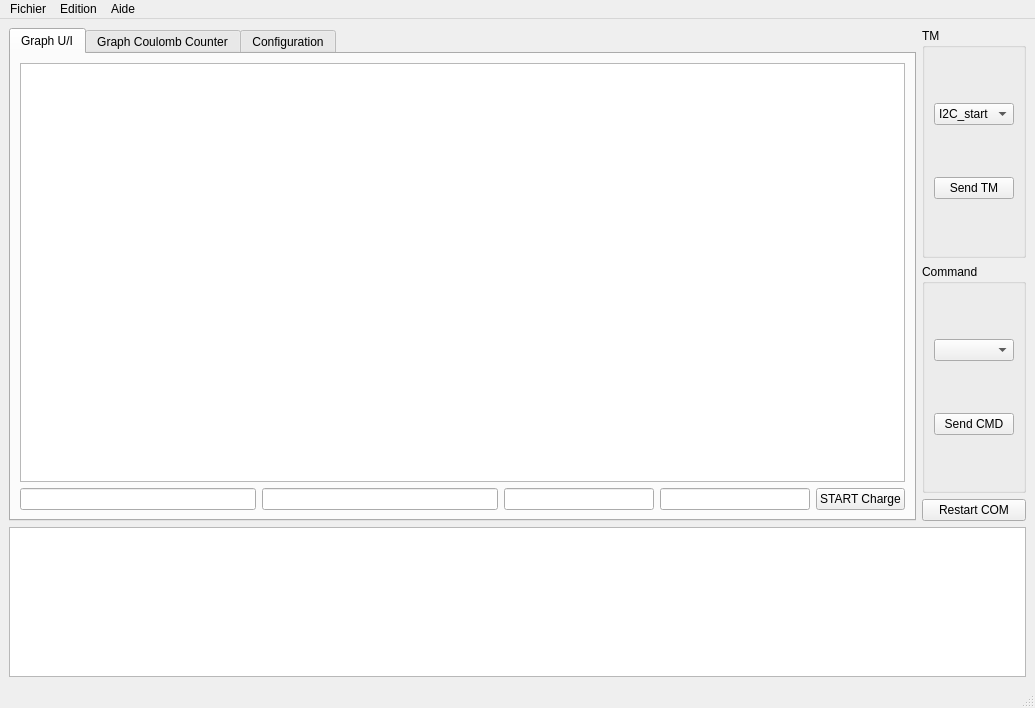
<?xml version="1.0" encoding="UTF-8"?>
<ui version="4.0">
 <class>PrincipalWindow</class>
 <widget class="QMainWindow" name="PrincipalWindow">
  <property name="geometry">
   <rect>
    <x>0</x>
    <y>0</y>
    <width>1035</width>
    <height>708</height>
   </rect>
  </property>
  <property name="windowTitle">
   <string>MainWindow</string>
  </property>
  <widget class="QWidget" name="centralwidget">
   <layout class="QGridLayout" name="gridLayout_2">
    <item row="0" column="1">
     <layout class="QVBoxLayout" name="verticalLayout">
      <item>
       <widget class="QGroupBox" name="groupBox">
        <property name="title">
         <string>TM</string>
        </property>
        <property name="flat">
         <bool>false</bool>
        </property>
        <property name="checkable">
         <bool>false</bool>
        </property>
        <layout class="QGridLayout" name="gridLayout_5">
         <item row="0" column="0">
          <widget class="QComboBox" name="comboBox">
           <item>
            <property name="text">
             <string>I2C_start</string>
            </property>
           </item>
           <item>
            <property name="text">
             <string>TM_vbat</string>
            </property>
           </item>
           <item>
            <property name="text">
             <string>TM_ibat</string>
            </property>
           </item>
          </widget>
         </item>
         <item row="1" column="0">
          <widget class="QPushButton" name="pushButton_9">
           <property name="text">
            <string>Send TM</string>
           </property>
          </widget>
         </item>
        </layout>
       </widget>
      </item>
      <item>
       <widget class="QGroupBox" name="groupBox_2">
        <property name="title">
         <string>Command</string>
        </property>
        <layout class="QGridLayout" name="gridLayout_4">
         <item row="0" column="0">
          <widget class="QComboBox" name="comboBox_2"/>
         </item>
         <item row="1" column="0">
          <widget class="QPushButton" name="pushButton_8">
           <property name="text">
            <string>Send CMD</string>
           </property>
          </widget>
         </item>
        </layout>
       </widget>
      </item>
      <item>
       <widget class="QPushButton" name="pushButton_10">
        <property name="text">
         <string>Restart COM</string>
        </property>
       </widget>
      </item>
     </layout>
    </item>
    <item row="1" column="0" colspan="2">
     <widget class="QTextEdit" name="textEdit">
      <property name="maximumSize">
       <size>
        <width>16777215</width>
        <height>150</height>
       </size>
      </property>
      <property name="verticalScrollBarPolicy">
       <enum>Qt::ScrollBarAsNeeded</enum>
      </property>
      <property name="sizeAdjustPolicy">
       <enum>QAbstractScrollArea::AdjustToContents</enum>
      </property>
      <property name="html">
       <string>&lt;!DOCTYPE HTML PUBLIC &quot;-//W3C//DTD HTML 4.0//EN&quot; &quot;http://www.w3.org/TR/REC-html40/strict.dtd&quot;&gt;
&lt;html&gt;&lt;head&gt;&lt;meta name=&quot;qrichtext&quot; content=&quot;1&quot; /&gt;&lt;style type=&quot;text/css&quot;&gt;
p, li { white-space: pre-wrap; }
&lt;/style&gt;&lt;/head&gt;&lt;body style=&quot; font-family:'MS Shell Dlg 2'; font-size:8pt; font-weight:400; font-style:normal;&quot;&gt;
&lt;p style=&quot;-qt-paragraph-type:empty; margin-top:0px; margin-bottom:0px; margin-left:0px; margin-right:0px; -qt-block-indent:0; text-indent:0px;&quot;&gt;&lt;br /&gt;&lt;/p&gt;&lt;/body&gt;&lt;/html&gt;</string>
      </property>
     </widget>
    </item>
    <item row="0" column="0">
     <widget class="QTabWidget" name="tabWidget">
      <property name="currentIndex">
       <number>0</number>
      </property>
      <widget class="QWidget" name="tab_1">
       <attribute name="title">
        <string>Graph U/I</string>
       </attribute>
       <layout class="QGridLayout" name="gridLayout">
        <item row="0" column="0">
         <widget class="QChartView" name="graphicsView_1"/>
        </item>
        <item row="1" column="0">
         <layout class="QHBoxLayout" name="horizontalLayout">
          <item>
           <widget class="QLineEdit" name="line_vbat">
            <property name="maximumSize">
             <size>
              <width>250</width>
              <height>16777215</height>
             </size>
            </property>
           </widget>
          </item>
          <item>
           <widget class="QLineEdit" name="line_ibat">
            <property name="maximumSize">
             <size>
              <width>250</width>
              <height>16777215</height>
             </size>
            </property>
           </widget>
          </item>
          <item>
           <widget class="QLineEdit" name="line_temp_bat">
            <property name="maximumSize">
             <size>
              <width>150</width>
              <height>16777215</height>
             </size>
            </property>
           </widget>
          </item>
          <item>
           <widget class="QLineEdit" name="line_temp_die">
            <property name="maximumSize">
             <size>
              <width>150</width>
              <height>16777215</height>
             </size>
            </property>
           </widget>
          </item>
          <item>
           <widget class="QPushButton" name="button_start_charge">
            <property name="text">
             <string>START Charge</string>
            </property>
           </widget>
          </item>
         </layout>
        </item>
       </layout>
      </widget>
      <widget class="QWidget" name="tab_2">
       <attribute name="title">
        <string>Graph Coulomb Counter</string>
       </attribute>
       <layout class="QGridLayout" name="gridLayout_3">
        <item row="0" column="0">
         <widget class="QChartView" name="graphicsView_2"/>
        </item>
        <item row="1" column="0">
         <layout class="QHBoxLayout" name="horizontalLayout_2">
          <item>
           <widget class="QPushButton" name="pushButton_5">
            <property name="text">
             <string>PushButton</string>
            </property>
           </widget>
          </item>
          <item>
           <widget class="QPushButton" name="pushButton_6">
            <property name="text">
             <string>PushButton</string>
            </property>
           </widget>
          </item>
          <item>
           <widget class="QPushButton" name="pushButton_7">
            <property name="text">
             <string>PushButton</string>
            </property>
           </widget>
          </item>
         </layout>
        </item>
       </layout>
      </widget>
      <widget class="QWidget" name="tab">
       <attribute name="title">
        <string>Configuration</string>
       </attribute>
      </widget>
     </widget>
    </item>
   </layout>
  </widget>
  <widget class="QMenuBar" name="menubar">
   <property name="geometry">
    <rect>
     <x>0</x>
     <y>0</y>
     <width>1035</width>
     <height>31</height>
    </rect>
   </property>
   <widget class="QMenu" name="menuFichier">
    <property name="title">
     <string>Fichier</string>
    </property>
    <addaction name="separator"/>
    <addaction name="actionNouveau"/>
    <addaction name="actionOuvrir"/>
    <addaction name="separator"/>
    <addaction name="actionQuitter"/>
   </widget>
   <widget class="QMenu" name="menuEdition">
    <property name="title">
     <string>Edition</string>
    </property>
    <addaction name="actionColler"/>
   </widget>
   <widget class="QMenu" name="menuAide">
    <property name="title">
     <string>Aide</string>
    </property>
    <addaction name="actiontest"/>
    <addaction name="separator"/>
    <addaction name="actionAbout"/>
   </widget>
   <addaction name="menuFichier"/>
   <addaction name="menuEdition"/>
   <addaction name="menuAide"/>
  </widget>
  <widget class="QStatusBar" name="statusbar"/>
  <action name="actionNouveau">
   <property name="text">
    <string>Nouveau</string>
   </property>
  </action>
  <action name="actionOuvrir">
   <property name="text">
    <string>Ouvrir</string>
   </property>
  </action>
  <action name="actionQuitter">
   <property name="text">
    <string>Quitter</string>
   </property>
  </action>
  <action name="actionColler">
   <property name="text">
    <string>Coller</string>
   </property>
  </action>
  <action name="actiontest">
   <property name="text">
    <string>test</string>
   </property>
  </action>
  <action name="actionAbout">
   <property name="text">
    <string>About Sam GUI</string>
   </property>
  </action>
 </widget>
 <customwidgets>
  <customwidget>
   <class>QChartView</class>
   <extends>QGraphicsView</extends>
   <header>qchartview.h</header>
  </customwidget>
 </customwidgets>
 <resources/>
 <connections/>
</ui>
